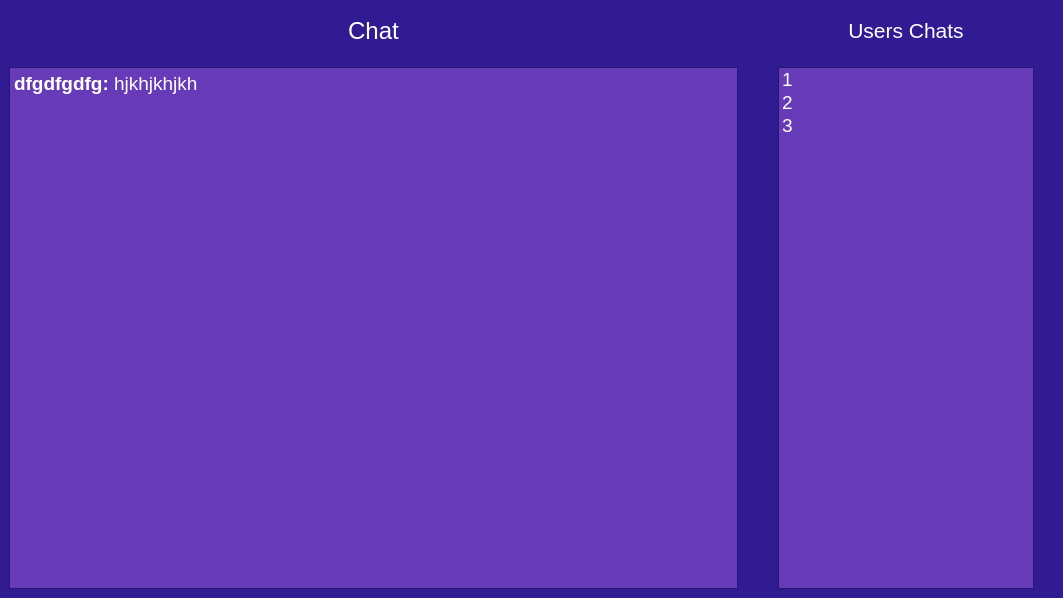
<?xml version="1.0" encoding="UTF-8"?>
<ui version="4.0">
 <class>ClientWindow</class>
 <widget class="QMainWindow" name="ClientWindow">
  <property name="geometry">
   <rect>
    <x>0</x>
    <y>0</y>
    <width>1063</width>
    <height>598</height>
   </rect>
  </property>
  <property name="sizePolicy">
   <sizepolicy hsizetype="Preferred" vsizetype="Preferred">
    <horstretch>0</horstretch>
    <verstretch>0</verstretch>
   </sizepolicy>
  </property>
  <property name="minimumSize">
   <size>
    <width>800</width>
    <height>0</height>
   </size>
  </property>
  <property name="palette">
   <palette>
    <active>
     <colorrole role="WindowText">
      <brush brushstyle="SolidPattern">
       <color alpha="255">
        <red>255</red>
        <green>255</green>
        <blue>255</blue>
       </color>
      </brush>
     </colorrole>
     <colorrole role="Button">
      <brush brushstyle="SolidPattern">
       <color alpha="255">
        <red>255</red>
        <green>51</green>
        <blue>0</blue>
       </color>
      </brush>
     </colorrole>
     <colorrole role="Midlight">
      <brush brushstyle="SolidPattern">
       <color alpha="255">
        <red>227</red>
        <green>84</green>
        <blue>0</blue>
       </color>
      </brush>
     </colorrole>
     <colorrole role="Dark">
      <brush brushstyle="SolidPattern">
       <color alpha="255">
        <red>160</red>
        <green>10</green>
        <blue>0</blue>
       </color>
      </brush>
     </colorrole>
     <colorrole role="Mid">
      <brush brushstyle="SolidPattern">
       <color alpha="255">
        <red>160</red>
        <green>3</green>
        <blue>134</blue>
       </color>
      </brush>
     </colorrole>
     <colorrole role="Text">
      <brush brushstyle="SolidPattern">
       <color alpha="255">
        <red>255</red>
        <green>255</green>
        <blue>255</blue>
       </color>
      </brush>
     </colorrole>
     <colorrole role="ButtonText">
      <brush brushstyle="SolidPattern">
       <color alpha="255">
        <red>42</red>
        <green>209</green>
        <blue>255</blue>
       </color>
      </brush>
     </colorrole>
     <colorrole role="Base">
      <brush brushstyle="SolidPattern">
       <color alpha="255">
        <red>103</red>
        <green>58</green>
        <blue>183</blue>
       </color>
      </brush>
     </colorrole>
     <colorrole role="Window">
      <brush brushstyle="SolidPattern">
       <color alpha="255">
        <red>49</red>
        <green>27</green>
        <blue>146</blue>
       </color>
      </brush>
     </colorrole>
     <colorrole role="Highlight">
      <brush brushstyle="SolidPattern">
       <color alpha="255">
        <red>48</red>
        <green>219</green>
        <blue>214</blue>
       </color>
      </brush>
     </colorrole>
     <colorrole role="Link">
      <brush brushstyle="SolidPattern">
       <color alpha="255">
        <red>255</red>
        <green>131</green>
        <blue>90</blue>
       </color>
      </brush>
     </colorrole>
     <colorrole role="AlternateBase">
      <brush brushstyle="SolidPattern">
       <color alpha="255">
        <red>194</red>
        <green>37</green>
        <blue>246</blue>
       </color>
      </brush>
     </colorrole>
    </active>
    <inactive>
     <colorrole role="WindowText">
      <brush brushstyle="SolidPattern">
       <color alpha="255">
        <red>255</red>
        <green>255</green>
        <blue>255</blue>
       </color>
      </brush>
     </colorrole>
     <colorrole role="Button">
      <brush brushstyle="SolidPattern">
       <color alpha="255">
        <red>255</red>
        <green>51</green>
        <blue>0</blue>
       </color>
      </brush>
     </colorrole>
     <colorrole role="Midlight">
      <brush brushstyle="SolidPattern">
       <color alpha="255">
        <red>227</red>
        <green>84</green>
        <blue>0</blue>
       </color>
      </brush>
     </colorrole>
     <colorrole role="Dark">
      <brush brushstyle="SolidPattern">
       <color alpha="255">
        <red>160</red>
        <green>10</green>
        <blue>0</blue>
       </color>
      </brush>
     </colorrole>
     <colorrole role="Mid">
      <brush brushstyle="SolidPattern">
       <color alpha="255">
        <red>160</red>
        <green>3</green>
        <blue>134</blue>
       </color>
      </brush>
     </colorrole>
     <colorrole role="Text">
      <brush brushstyle="SolidPattern">
       <color alpha="255">
        <red>255</red>
        <green>255</green>
        <blue>255</blue>
       </color>
      </brush>
     </colorrole>
     <colorrole role="ButtonText">
      <brush brushstyle="SolidPattern">
       <color alpha="255">
        <red>42</red>
        <green>209</green>
        <blue>255</blue>
       </color>
      </brush>
     </colorrole>
     <colorrole role="Base">
      <brush brushstyle="SolidPattern">
       <color alpha="255">
        <red>103</red>
        <green>58</green>
        <blue>183</blue>
       </color>
      </brush>
     </colorrole>
     <colorrole role="Window">
      <brush brushstyle="SolidPattern">
       <color alpha="255">
        <red>49</red>
        <green>27</green>
        <blue>146</blue>
       </color>
      </brush>
     </colorrole>
     <colorrole role="Highlight">
      <brush brushstyle="SolidPattern">
       <color alpha="255">
        <red>48</red>
        <green>219</green>
        <blue>214</blue>
       </color>
      </brush>
     </colorrole>
     <colorrole role="Link">
      <brush brushstyle="SolidPattern">
       <color alpha="255">
        <red>255</red>
        <green>131</green>
        <blue>90</blue>
       </color>
      </brush>
     </colorrole>
     <colorrole role="AlternateBase">
      <brush brushstyle="SolidPattern">
       <color alpha="255">
        <red>194</red>
        <green>37</green>
        <blue>246</blue>
       </color>
      </brush>
     </colorrole>
    </inactive>
    <disabled>
     <colorrole role="WindowText">
      <brush brushstyle="SolidPattern">
       <color alpha="255">
        <red>160</red>
        <green>10</green>
        <blue>0</blue>
       </color>
      </brush>
     </colorrole>
     <colorrole role="Button">
      <brush brushstyle="SolidPattern">
       <color alpha="255">
        <red>255</red>
        <green>51</green>
        <blue>0</blue>
       </color>
      </brush>
     </colorrole>
     <colorrole role="Midlight">
      <brush brushstyle="SolidPattern">
       <color alpha="255">
        <red>227</red>
        <green>84</green>
        <blue>0</blue>
       </color>
      </brush>
     </colorrole>
     <colorrole role="Dark">
      <brush brushstyle="SolidPattern">
       <color alpha="255">
        <red>160</red>
        <green>10</green>
        <blue>0</blue>
       </color>
      </brush>
     </colorrole>
     <colorrole role="Mid">
      <brush brushstyle="SolidPattern">
       <color alpha="255">
        <red>160</red>
        <green>3</green>
        <blue>134</blue>
       </color>
      </brush>
     </colorrole>
     <colorrole role="Text">
      <brush brushstyle="SolidPattern">
       <color alpha="255">
        <red>160</red>
        <green>10</green>
        <blue>0</blue>
       </color>
      </brush>
     </colorrole>
     <colorrole role="ButtonText">
      <brush brushstyle="SolidPattern">
       <color alpha="255">
        <red>160</red>
        <green>10</green>
        <blue>0</blue>
       </color>
      </brush>
     </colorrole>
     <colorrole role="Base">
      <brush brushstyle="SolidPattern">
       <color alpha="255">
        <red>49</red>
        <green>27</green>
        <blue>146</blue>
       </color>
      </brush>
     </colorrole>
     <colorrole role="Window">
      <brush brushstyle="SolidPattern">
       <color alpha="255">
        <red>49</red>
        <green>27</green>
        <blue>146</blue>
       </color>
      </brush>
     </colorrole>
     <colorrole role="Highlight">
      <brush brushstyle="SolidPattern">
       <color alpha="255">
        <red>0</red>
        <green>120</green>
        <blue>215</blue>
       </color>
      </brush>
     </colorrole>
     <colorrole role="Link">
      <brush brushstyle="SolidPattern">
       <color alpha="255">
        <red>255</red>
        <green>131</green>
        <blue>90</blue>
       </color>
      </brush>
     </colorrole>
     <colorrole role="AlternateBase">
      <brush brushstyle="SolidPattern">
       <color alpha="255">
        <red>194</red>
        <green>37</green>
        <blue>246</blue>
       </color>
      </brush>
     </colorrole>
    </disabled>
   </palette>
  </property>
  <property name="windowTitle">
   <string>Messenger</string>
  </property>
  <widget class="QWidget" name="centralwidget">
   <layout class="QGridLayout" name="gridLayout_2">
    <item row="0" column="0">
     <layout class="QGridLayout" name="gridLayout" rowstretch="1,10,2" columnstretch="10,0,0,0">
      <property name="rightMargin">
       <number>20</number>
      </property>
      <property name="horizontalSpacing">
       <number>20</number>
      </property>
      <property name="verticalSpacing">
       <number>15</number>
      </property>
      <item row="0" column="2" rowspan="3">
       <spacer name="horizontalSpacer">
        <property name="orientation">
         <enum>Qt::Horizontal</enum>
        </property>
        <property name="sizeType">
         <enum>QSizePolicy::Fixed</enum>
        </property>
        <property name="sizeHint" stdset="0">
         <size>
          <width>20</width>
          <height>20</height>
         </size>
        </property>
       </spacer>
      </item>
      <item row="0" column="3">
       <layout class="QVBoxLayout" name="verticalLayout_2">
        <item>
         <widget class="QLabel" name="LoggedAsLabel">
          <property name="sizePolicy">
           <sizepolicy hsizetype="Preferred" vsizetype="Preferred">
            <horstretch>0</horstretch>
            <verstretch>0</verstretch>
           </sizepolicy>
          </property>
          <property name="maximumSize">
           <size>
            <width>16777215</width>
            <height>16777215</height>
           </size>
          </property>
          <property name="font">
           <font>
            <pointsize>16</pointsize>
           </font>
          </property>
          <property name="text">
           <string>Users Chats</string>
          </property>
          <property name="alignment">
           <set>Qt::AlignCenter</set>
          </property>
         </widget>
        </item>
       </layout>
      </item>
      <item row="0" column="0" colspan="2">
       <widget class="QLabel" name="ChatLabel">
        <property name="font">
         <font>
          <pointsize>18</pointsize>
         </font>
        </property>
        <property name="text">
         <string>Chat</string>
        </property>
        <property name="alignment">
         <set>Qt::AlignCenter</set>
        </property>
       </widget>
      </item>
      <item row="1" column="3" rowspan="2">
       <layout class="QVBoxLayout" name="verticalLayout">
        <property name="spacing">
         <number>15</number>
        </property>
        <item>
         <widget class="QListWidget" name="UsersList">
          <property name="font">
           <font>
            <family>MS Shell Dlg 2</family>
            <pointsize>14</pointsize>
           </font>
          </property>
          <item>
           <property name="text">
            <string>1</string>
           </property>
          </item>
          <item>
           <property name="text">
            <string>2</string>
           </property>
          </item>
          <item>
           <property name="text">
            <string>3</string>
           </property>
          </item>
         </widget>
        </item>
       </layout>
      </item>
      <item row="1" column="0" rowspan="2" colspan="2">
       <widget class="QTextEdit" name="ChatTextarea">
        <property name="sizePolicy">
         <sizepolicy hsizetype="Expanding" vsizetype="Expanding">
          <horstretch>0</horstretch>
          <verstretch>0</verstretch>
         </sizepolicy>
        </property>
        <property name="minimumSize">
         <size>
          <width>0</width>
          <height>235</height>
         </size>
        </property>
        <property name="font">
         <font>
          <pointsize>13</pointsize>
         </font>
        </property>
        <property name="readOnly">
         <bool>true</bool>
        </property>
        <property name="html">
         <string>&lt;!DOCTYPE HTML PUBLIC &quot;-//W3C//DTD HTML 4.0//EN&quot; &quot;http://www.w3.org/TR/REC-html40/strict.dtd&quot;&gt;
&lt;html&gt;&lt;head&gt;&lt;meta name=&quot;qrichtext&quot; content=&quot;1&quot; /&gt;&lt;style type=&quot;text/css&quot;&gt;
p, li { white-space: pre-wrap; }
&lt;/style&gt;&lt;/head&gt;&lt;body style=&quot; font-family:'MS Shell Dlg 2'; font-size:13pt; font-weight:400; font-style:normal;&quot;&gt;
&lt;p style=&quot; margin-top:0px; margin-bottom:0px; margin-left:0px; margin-right:0px; -qt-block-indent:0; text-indent:0px;&quot;&gt;&lt;span style=&quot; font-size:14pt; font-weight:600;&quot;&gt;dfgdfgdfg: &lt;/span&gt;&lt;span style=&quot; font-size:14pt;&quot;&gt;hjkhjkhjkh&lt;/span&gt;&lt;/p&gt;
&lt;p align=&quot;right&quot; style=&quot;-qt-paragraph-type:empty; margin-top:0px; margin-bottom:0px; margin-left:0px; margin-right:0px; -qt-block-indent:0; text-indent:0px;&quot;&gt;&lt;br /&gt;&lt;/p&gt;
&lt;p align=&quot;right&quot; style=&quot;-qt-paragraph-type:empty; margin-top:0px; margin-bottom:0px; margin-left:0px; margin-right:0px; -qt-block-indent:0; text-indent:0px; font-size:14pt;&quot;&gt;&lt;br /&gt;&lt;/p&gt;&lt;/body&gt;&lt;/html&gt;</string>
        </property>
        <property name="placeholderText">
         <string>No messages yet</string>
        </property>
       </widget>
      </item>
     </layout>
    </item>
   </layout>
  </widget>
 </widget>
 <resources/>
 <connections/>
</ui>
